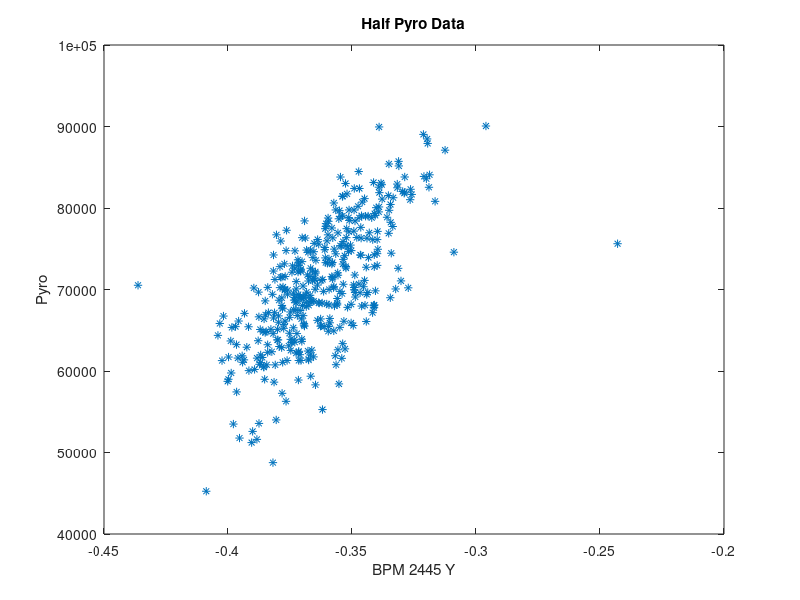
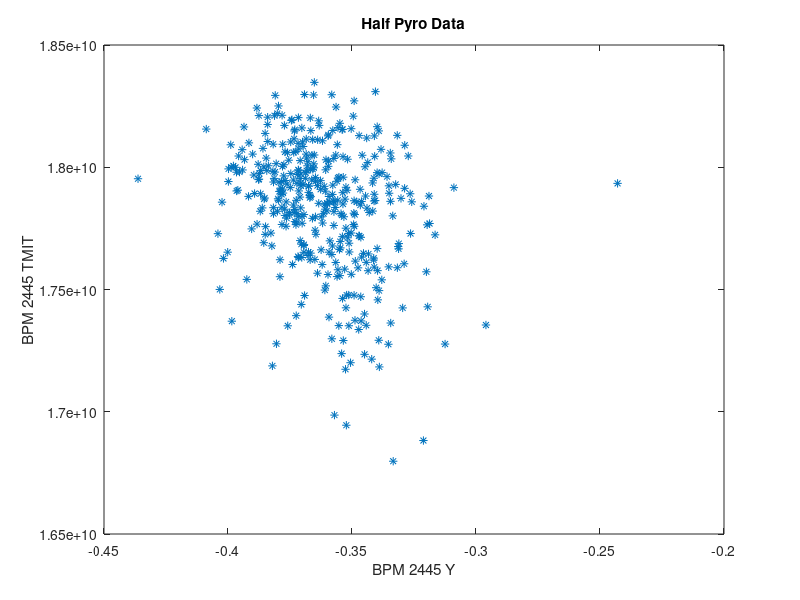
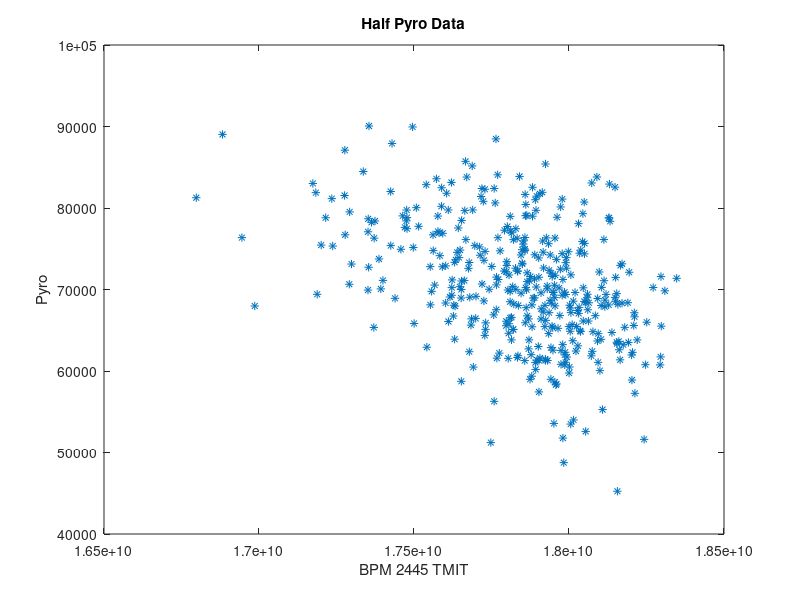
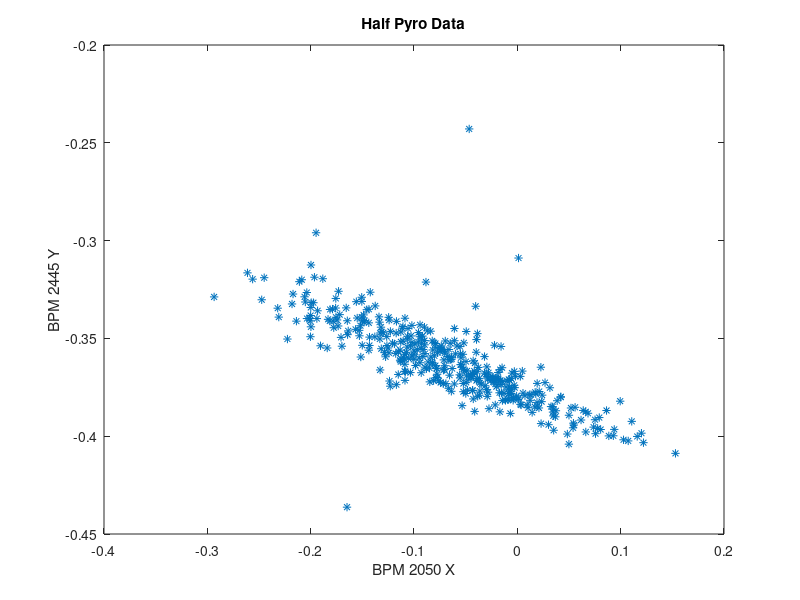

Write MATLAB code to recreate these figures, in order.
fp_save_dir = '/Users/sgess/Desktop/plots/E200/FULL_PYRO/';
hp_save_dir = '/Users/sgess/Desktop/plots/E200/HALF_PYRO/';
savE = 1;

fp = load('concat_full_pyro.mat');
hp = load('concat_half_pyro.mat');

half = 1;
full = 1;

if half

figure(1);
plot(hp.cat_dat.BPM_2445_Y,hp.cat_dat.PYRO,'*');
xlabel('BPM 2445 Y');
ylabel('Pyro');
title('Half Pyro Data');
if savE; saveas(gca,[hp_save_dir 'BPM_2445_Y_v_PYRO.png']); end;

figure(2);
plot(hp.cat_dat.BPM_2445_Y,hp.cat_dat.BPM_2445_TMIT,'*');
xlabel('BPM 2445 Y');
ylabel('BPM 2445 TMIT');
title('Half Pyro Data');
if savE; saveas(gca,[hp_save_dir 'BPM_2445_Y_v_BPM_2445_TMIT.png']); end;

figure(3);
plot(hp.cat_dat.BPM_2445_TMIT,hp.cat_dat.PYRO,'*');
xlabel('BPM 2445 TMIT');
ylabel('Pyro');
title('Half Pyro Data');
if savE; saveas(gca,[hp_save_dir 'BPM_2445_TMIT_v_PYRO.png']); end;

figure(4);
plot(hp.cat_dat.BPM_2050_X,hp.cat_dat.BPM_2445_Y,'*');
xlabel('BPM 2050 X');
ylabel('BPM 2445 Y');
title('Half Pyro Data');
if savE; saveas(gca,[hp_save_dir 'BPM_2050_X_v_BPM_2445_Y.png']); end;

figure(5);
plot(hp.cat_dat.BPM_2050_X,hp.cat_dat.BPM_2445_TMIT,'*');
xlabel('BPM 2050 X');
ylabel('BPM 2445 TMIT');
title('Half Pyro Data');
if savE; saveas(gca,[hp_save_dir 'BPM_2050_X_v_BPM_2445_TMIT.png']); end;

figure(6);
plot(hp.cat_dat.BPM_2050_X,hp.cat_dat.PYRO,'*');
xlabel('BPM 2050 X');
ylabel('Pyro');
title('Half Pyro Data');
if savE; saveas(gca,[hp_save_dir 'BPM_2050_X_v_PYRO.png']); end;

[bpm_y_2445,hp_ind_2445_y] = sort(hp.cat_dat.BPM_2445_Y);
[bpm_t_2445,hp_ind_2445_t] = sort(hp.cat_dat.BPM_2445_TMIT);
[bpm_x_2050,hp_ind_2050_x] = sort(hp.cat_dat.BPM_2050_X);

figure(7);
imagesc(fliplr(bpm_y_2445),hp.cat_dat.yag_ax,hp.cat_dat.YAG_SPEC(:,hp_ind_2445_y));
xlabel('BPM 2445 Y (mm)');
ylabel('X (mm)');
title('Half Pyro Data');
if savE; saveas(gca,[hp_save_dir 'YAG_SORT_BPM_2445_Y.png']); end;

figure(8);
imagesc(fliplr(bpm_t_2445),hp.cat_dat.yag_ax,hp.cat_dat.YAG_SPEC(:,hp_ind_2445_t));
set(gca,'xdir','reverse');
xlabel('BPM 2445 TMIT');
ylabel('X (mm)');
title('Half Pyro Data');
if savE; saveas(gca,[hp_save_dir 'YAG_SORT_BPM_2445_TMIT.png']); end;

figure(9);
imagesc(fliplr(hp.cat_dat.py_sort),hp.cat_dat.yag_ax,hp.cat_dat.YAG_SPEC(:,hp.cat_dat.ind_sort));
xlabel('Pyro');
ylabel('X (mm)');
title('Half Pyro Data');
if savE; saveas(gca,[hp_save_dir 'YAG_SORT_PYRO.png']); end;

figure(10);
imagesc(fliplr(bpm_x_2050),hp.cat_dat.yag_ax,hp.cat_dat.YAG_SPEC(:,hp_ind_2050_x));
set(gca,'xdir','reverse');
xlabel('BPM 2050 X');
ylabel('X (mm)');
title('Half Pyro Data');
if savE; saveas(gca,[hp_save_dir 'YAG_SORT_BPM_2050_X.png']); end;

hp.cat_dat.PYRO(hp.cat_dat.ind_sort(end))
hp.cat_dat.BPM_2445_Y(hp.cat_dat.ind_sort(end))
hp.cat_dat.BPM_2445_TMIT(hp.cat_dat.ind_sort(end))

figure(11);
plot(hp.cat_dat.yag_ax,hp.cat_dat.YAG_SPEC(:,hp.cat_dat.ind_sort(end)));

hp.cat_dat.PYRO(hp.cat_dat.ind_sort(1))
hp.cat_dat.BPM_2445_Y(hp.cat_dat.ind_sort(1))
hp.cat_dat.BPM_2445_TMIT(hp.cat_dat.ind_sort(1))

figure(12);
plot(hp.cat_dat.yag_ax,hp.cat_dat.YAG_SPEC(:,hp.cat_dat.ind_sort(1)));


end

if full


% full pyro
figure(1);
plot(fp.cat_dat.BPM_2445_Y,fp.cat_dat.PYRO,'*');
xlabel('BPM 2445 Y');
ylabel('Pyro');
title('Full Pyro Data');
if savE; saveas(gca,[fp_save_dir 'BPM_2445_Y_v_PYRO.png']); end;

figure(2);
plot(fp.cat_dat.BPM_2445_Y,fp.cat_dat.BPM_2445_TMIT,'*');
xlabel('BPM 2445 Y');
ylabel('BPM 2445 TMIT');
title('Full Pyro Data');
if savE; saveas(gca,[fp_save_dir 'BPM_2445_Y_v_BPM_2445_TMIT.png']); end;

figure(3);
plot(fp.cat_dat.BPM_2445_TMIT,fp.cat_dat.PYRO,'*');
xlabel('BPM 2445 TMIT');
ylabel('Pyro');
title('Full Pyro Data');
if savE; saveas(gca,[fp_save_dir 'BPM_2445_TMIT_v_PYRO.png']); end;

figure(4);
plot(fp.cat_dat.BPM_2050_X,fp.cat_dat.BPM_2445_Y,'*');
xlabel('BPM 2050 X');
ylabel('BPM 2445 Y');
title('Full Pyro Data');
if savE; saveas(gca,[fp_save_dir 'BPM_2050_X_v_BPM_2445_Y.png']); end;

figure(5);
plot(fp.cat_dat.BPM_2050_X,fp.cat_dat.BPM_2445_TMIT,'*');
xlabel('BPM 2050 X');
ylabel('BPM 2445 TMIT');
title('Full Pyro Data');
if savE; saveas(gca,[fp_save_dir 'BPM_2050_X_v_BPM_2445_TMIT.png']); end;

figure(6);
plot(fp.cat_dat.BPM_2050_X,fp.cat_dat.PYRO,'*');
xlabel('BPM 2050 X');
ylabel('Pyro');
title('Full Pyro Data');
if savE; saveas(gca,[fp_save_dir 'BPM_2050_X_v_PYRO.png']); end;

[bpm_y_2445,fp_ind_2445_y] = sort(fp.cat_dat.BPM_2445_Y);
[bpm_t_2445,fp_ind_2445_t] = sort(fp.cat_dat.BPM_2445_TMIT);
[bpm_x_2050,fp_ind_2050_x] = sort(fp.cat_dat.BPM_2050_X);

figure(7);
imagesc(fliplr(bpm_y_2445),fp.cat_dat.yag_ax,fp.cat_dat.YAG_SPEC(:,fp_ind_2445_y));
set(gca,'xdir','reverse');
xlabel('BPM 2445 Y (mm)');
ylabel('X (mm)');
title('Full Pyro Data');
if savE; saveas(gca,[fp_save_dir 'YAG_SORT_BPM_2445_Y.png']); end;

figure(8);
imagesc(fliplr(bpm_t_2445),fp.cat_dat.yag_ax,fp.cat_dat.YAG_SPEC(:,fp_ind_2445_t));
set(gca,'xdir','reverse');
xlabel('BPM 2445 TMIT');
ylabel('X (mm)');
title('Full Pyro Data');
if savE; saveas(gca,[fp_save_dir 'YAG_SORT_BPM_2445_TMIT.png']); end;

figure(9);
imagesc(fp.cat_dat.py_sort,fp.cat_dat.yag_ax,fp.cat_dat.YAG_SPEC(:,fp.cat_dat.ind_sort));
xlabel('Pyro');
ylabel('X (mm)');
title('Full Pyro Data');
if savE; saveas(gca,[fp_save_dir 'YAG_SORT_PYRO.png']); end;

figure(10);
imagesc(fliplr(bpm_x_2050),fp.cat_dat.yag_ax,fp.cat_dat.YAG_SPEC(:,fp_ind_2050_x));
set(gca,'xdir','reverse');
xlabel('BPM 2050 X');
ylabel('X (mm)');
title('Full Pyro Data');
if savE; saveas(gca,[fp_save_dir 'YAG_SORT_BPM_2050_X.png']); end;

fp.cat_dat.PYRO(fp.cat_dat.ind_sort(end))
fp.cat_dat.BPM_2445_Y(fp.cat_dat.ind_sort(end))
fp.cat_dat.BPM_2445_TMIT(fp.cat_dat.ind_sort(end))

figure(11);
plot(fp.cat_dat.yag_ax,fp.cat_dat.YAG_SPEC(:,fp.cat_dat.ind_sort(end)));

fp.cat_dat.PYRO(fp.cat_dat.ind_sort(1))
fp.cat_dat.BPM_2445_Y(fp.cat_dat.ind_sort(1))
fp.cat_dat.BPM_2445_TMIT(fp.cat_dat.ind_sort(1))

figure(12);
plot(fp.cat_dat.yag_ax,fp.cat_dat.YAG_SPEC(:,fp.cat_dat.ind_sort(1)));

end





